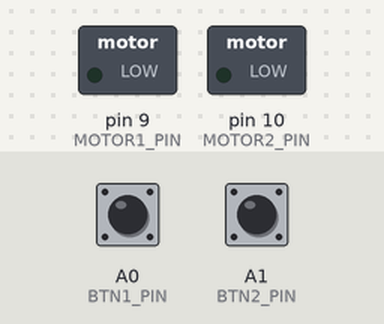
This sketch was run on a simulated Arduino Uno, built with avr-gcc and run on an emulated ATmega328P. Parts: switched loads named in the sketch (green lamp = pin HIGH). The inputs (shaded band) are chosen by the test bench; at power-on: A0 (BTN1_PIN) HIGH, A1 (BTN2_PIN) HIGH.

Above: at 0.8 s.
0.9 s: A0 (BTN1_PIN) pulled LOW for 0.15 s
At 1.7 s:
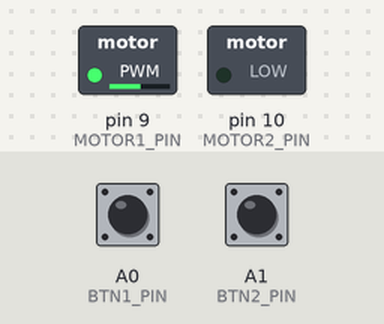
4.0 s: A1 (BTN2_PIN) pulled LOW for 0.15 s
At 5.3 s:
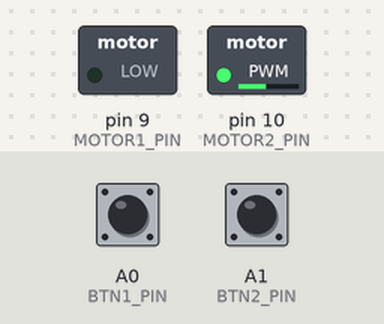
7.1 s: A1 (BTN2_PIN) pulled LOW for 1 s
11.1 s: A0 (BTN1_PIN) pulled LOW for 1 s
13.6 s: A0 (BTN1_PIN) pulled LOW for 3.2 s
19.8 s: A1 (BTN2_PIN) pulled LOW for 0.15 s
Timing chart, 0 to 24.4 s (numbered marks = the images above; inputs shaded):
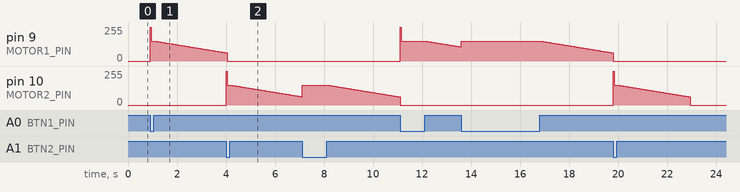

The sketch:

SwitchAdaptedSlotCars.ino
```cpp
#include <Wire.h>
#include "SlotCar.h"

#define MOTOR1_PIN 9
#define MOTOR2_PIN 10
#define BTN1_PIN A0
#define BTN2_PIN A1

SlotCar car1(MOTOR1_PIN, BTN1_PIN);
SlotCar car2(MOTOR2_PIN, BTN2_PIN);

//
void setup()
{
	Serial.begin(115200);

	//set PWM frequency divisor
	TCCR1B = TCCR1B & 0b11111000 | 0x01;

	car1.init();
	car2.init();

	while (1)
	{
		car1.update();
		car2.update();
	}
}

//
void loop() {}
```

SlotCar.cpp
```cpp
#include "SlotCar.h"

#define CAR_FADE_DURATION 3000
#define CAR_START_SPEED_DURATION 50
#define CAR_SPEED_START 255
#define CAR_SPEED_FADE_START 150
#define CAR_SPEED_FADE_END 60

//
SlotCar::SlotCar(uint8_t _motorPin, uint8_t _btnPin): motorPin(_motorPin), btnPin(_btnPin), motorPower(0)
{
}

//
void SlotCar::init()
{
	pinMode(motorPin, OUTPUT);
	pinMode(btnPin, INPUT_PULLUP);
}

//
void SlotCar::update()
{
	uint8_t btnPressed = digitalRead(btnPin) == LOW;

	if (btnPressed)
	{
		if (!motorPower)
			carStartTime = millis();

		motorPower = 1;
		btnTime = millis();
	}

	if (motorPower)
	{
		uint32_t fadeElapsed = millis() - btnTime;

		if (!btnPressed && fadeElapsed >= CAR_FADE_DURATION)
		{
			analogWrite(motorPin, 0);
			motorPower = 0;
		}
		else
		{
			uint32_t carElapsed = millis() - carStartTime;
			if (carElapsed < CAR_START_SPEED_DURATION)
				analogWrite(motorPin, CAR_SPEED_START);
			else
				analogWrite(motorPin, map(fadeElapsed, 0, CAR_FADE_DURATION, CAR_SPEED_FADE_START, CAR_SPEED_FADE_END));
		}
	}
}
```

SlotCar.h
```cpp
#ifndef __SLOTCAR_H_
#define __SLOTCAR_H_

class SlotCar
{
public:
	SlotCar(uint8_t _motorPin, uint8_t _btnPin);
	void init();
	void update();

private:
	uint8_t motorPin;
	uint8_t btnPin;
	uint32_t btnTime;
	uint32_t carStartTime;
	uint8_t motorPower;
};

#endif
```
